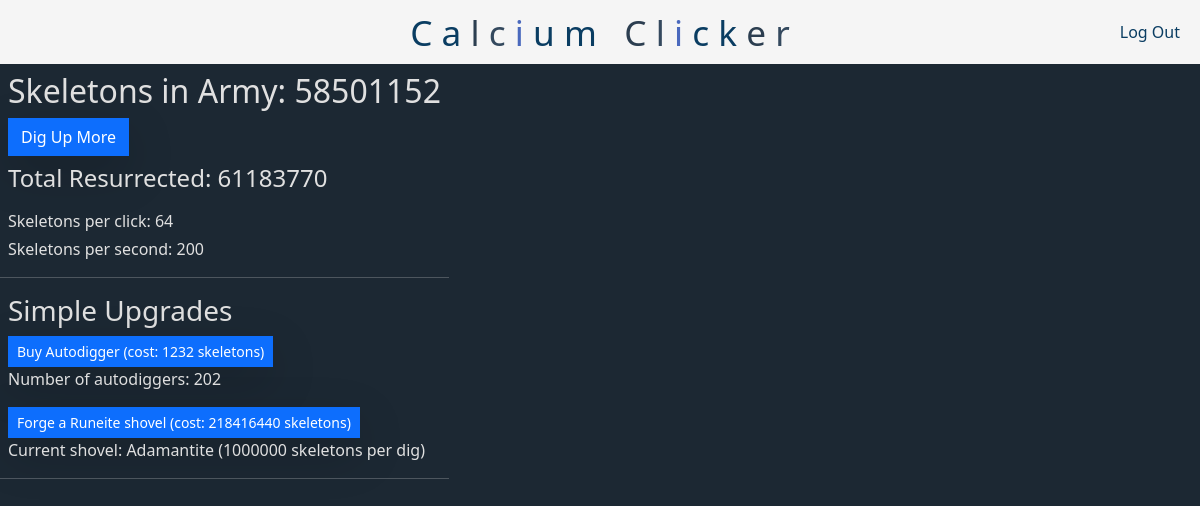
The app's page / (signed in), older data.
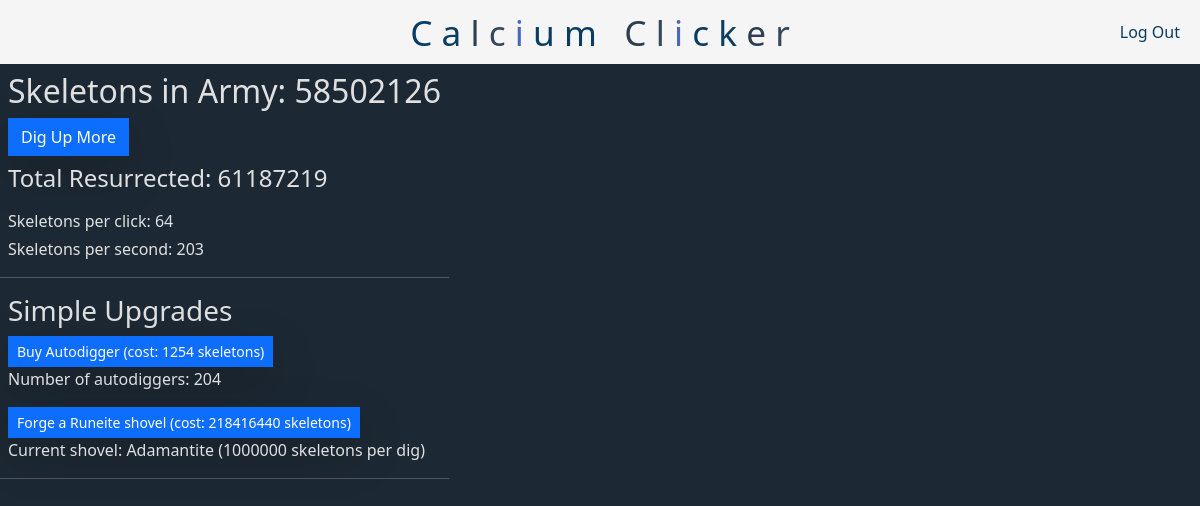
The same page, newer data.
### tables this page shows
CREATE TABLE users (
    id INTEGER PRIMARY KEY AUTOINCREMENT NOT NULL,
    username TEXT NOT NULL,
    hash TEXT NOT NULL,
    skeletonCount INTEGER NOT NULL DEFAULT 0,
    totalSkeletons INTEGER NOT NULL DEFAULT 0
);

CREATE TABLE simple_upgrades (
    id INTEGER PRIMARY KEY AUTOINCREMENT NOT NULL,
    user_id INTEGER NOT NULL,
    curShovel INTEGER NOT NULL DEFAULT 0,
    shovelCost INTEGER NOT NULL DEFAULT 100,
    numAutodiggers INTEGER NOT NULL DEFAULT 0,
    autodiggerCost INTEGER NOT NULL DEFAULT 10,
    FOREIGN KEY (user_id) REFERENCES users(id) ON DELETE CASCADE
);

### app.py (the view)
@app.route("/", methods=["GET"])
@login_required #NOTE: the @login_required decorator was taken from Finance
def index():
    usersRow = db.execute("SELECT skeletonCount, totalSkeletons FROM users WHERE id = ?", session["user_id"])
    users = usersRow[0]
    skeletonCount = users["skeletonCount"]
    totalSkeletons = users["totalSkeletons"]
    simpleUpgradesRow = db.execute("SELECT curShovel, shovelCost, numAutodiggers, autodiggerCost FROM simple_upgrades WHERE user_id = ?", session["user_id"])
    simpleUpgrades = simpleUpgradesRow[0]
    curShovel = simpleUpgrades["curShovel"]
    shovelCost = simpleUpgrades["shovelCost"]
    numAutodiggers = simpleUpgrades["numAutodiggers"]
    autodiggerCost = simpleUpgrades["autodiggerCost"]
    statsRow = db.execute("SELECT skeletonsPerClick, skeletonsPerSecond FROM stats WHERE user_id = ?", session["user_id"])
    stats = statsRow[0]
    skeletonsPerClick = stats["skeletonsPerClick"]
    skeletonsPerSecond = stats["skeletonsPerSecond"]
    return render_template("index.html", skeletonCount=skeletonCount, totalSkeletons=totalSkeletons, curShovel=curShovel, shovelCost=shovelCost, numAutodiggers=numAutodiggers,
                           autodiggerCost=autodiggerCost, skeletonsPerClick=skeletonsPerClick, skeletonsPerSecond=skeletonsPerSecond, shovels=shovels, maxShovel=maxShovel)

### app.py (called while the page is built)
@app.after_request
def after_request(response):
    response.headers["Cache-Control"] = "no-cache, no-store, must-revalidate"
    response.headers["Expires"] = 0
    response.headers["Pragma"] = "no-cache"
    return response

### helpers.py (called while the page is built)
def login_required(f):
    @wraps(f)
    def decorated_function(*args, **kwargs):
        if session.get("user_id") is None:
            return redirect("/login")
        return f(*args, **kwargs)
    return decorated_function

### templates/index.html (shortened to what this page needs)
{% extends "layout.html" %}
{% block main %}
    <div class="from-left-1st">
        <div class="m-2 from-top-1st">
            <h2>Skeletons in Army: <span id="skeleton-count">{{ skeletonCount }}</span></h2>
            <button class="btn btn-primary rounded-0 shadow-lg" onclick="digUpSkeletons()">Dig Up More</button>
            <h4 class="mt-2 mb-3">Total Resurrected: <span id="total-skeletons">{{ totalSkeletons }}</span></h4>
            {% if totalSkeletons > 9 %}
                <p class="mb-1">Skeletons per click: <span id="skeletons-per-click">{{ skeletonsPerClick }}</span></p>
                <p class="mb-1">Skeletons per second: <span id="skeletons-per-second">{{ skeletonsPerSecond }}</span></p>
            {% endif %}
        </div>
        <hr class="w-100 mx-auto">
        {% if totalSkeletons > 9 %}
            <div class="m-2 from-top-2nd">
                <h3>Simple Upgrades</h3>
                <button class="btn btn-primary rounded-0 shadow-lg btn-sm" onclick="buyAutodigger()">Buy Autodigger (cost: <span id="autodigger-cost">{{ autodiggerCost }}</span> skeletons)</button>
                <p>Number of autodiggers: <span id="num-autodiggers">{{ numAutodiggers }}</span></p>
                <button id="shovel-button" class="btn btn-primary rounded-0 shadow-lg btn-sm {% if curShovel == maxShovel %}btn-dark{% endif %}"
                onclick="buyShovel()"
                {% if curShovel == maxShovel %}disabled{% endif %}>
                    {% if curShovel != maxShovel %}
                        Forge a {{ shovels[curShovel + 1] }} shovel (cost: {{ shovelCost }} skeletons)
                    {% else %}
                        Your shovel is max level!
                    {% endif %}
                </button>
                <p id>Current shovel: {{ shovels[curShovel] }} ({{ 10**(curShovel) }} skeletons per dig)</p>
            </div>
            <hr class="w-100 mx-auto">
        {% endif %}
    </div>
{% endblock %}

### templates/layout.html (shortened to what this page needs)
<!DOCTYPE html>
<html lang="en">
    <head>
        <link href="https://cdn.jsdelivr.net/npm/bootstrap@5.3.3/dist/css/bootstrap.min.css" rel="stylesheet">
        <link href="/static/styles.css" rel="stylesheet">
    </head>
    <body>
        <nav class="navbar navbar-expand-md padding">
            <div class="container-fluid">
                <a class="navbar-brand navbar-major" href="/">
                    <span class="deep-blue">C</span>
                    <span class="bright-blue">a</span>
                    <span class="charcoal-black">l</span>
                    <span class="slate-gray">c</span>
                    <span class="steel-blue">i</span>
                    <span class="deep-blue">u</span>
                    <span class="bright-blue">m</span>
                    <span class="charcoal-black">C</span>
                    <span class="slate-gray">l</span>
                    <span class="steel-blue">i</span>
                    <span class="deep-blue">c</span>
                    <span class="bright-blue">k</span>
                    <span class="charcoal-black">e</span>
                    <span class="slate-gray">r</span>
                </a>
                <div class="collapse navbar-collapse" id="navbar">
                    {% if session["user_id"] %}
                        <ul class="navbar-nav ms-auto mt-1 mb-1 navbar-minor">
                            <li class="nav-item"><a class="nav-link" href="/logout">Log Out</a></li>
                        </ul>
                    {% else %}
                        <ul class="navbar-nav ms-auto mt-1 mb-1">
                            <li class="nav-item"><a class="nav-link" href="/register">Register</a></li>
                            <li class="nav-item"><a class="nav-link" href="/login">Log In</a></li>
                        </ul>
                    {% endif %}
                </div>
            </div>
        </nav>
         <main class="{% if request.path != '/' %}container py-5 text-center{% endif %}">
            {% block main %}{% endblock %}
        </main>
    </body>
</html>

### static/styles.css (style rules this page uses)
nav { background-color: #f5f5f5; color: #1c2833; border: none; }
nav .navbar-brand { font-size: 2.2rem; }
nav .navbar-brand .deep-blue { color: #0a3d62; }
nav .navbar-brand .bright-blue { color: #0a3d62; }
nav .navbar-brand .charcoal-black { color: #2c3e50; }
nav .navbar-brand .slate-gray { color: #34495e; }
nav .navbar-brand .steel-blue { color: #4a69bd; }
.navbar-nav .nav-link { color: #0a3d62; font-weight: 500; }
.navbar { position: relative; width: 100% }
.navbar .navbar-major { position: absolute; top: 50%; left: 50%; transform: translate(-50%, -50%); }
.padding { padding-top: 0.5rem; padding-bottom: 0.5rem; }
.from-left-1st { display: inline-block; }
body { background-color: #1c2833; color: #e0e0e0; }

Row changes from the older to the newer data that the page shows:
changed users: skeletonCount "58501152" → "58502126"; totalSkeletons "61183770" → "61187219"
changed simple_upgrades: autodiggerCost "1232" → "1254"
Text that changed along with them:
{{ skeletonsPerSecond }}: "200" → "203"
{{ numAutodiggers }}: "202" → "204"
